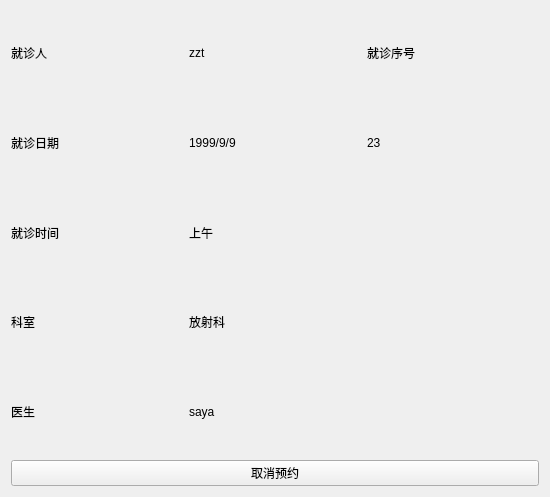
<?xml version="1.0" encoding="UTF-8"?>
<ui version="4.0">
 <class>myAppointment</class>
 <widget class="QWidget" name="myAppointment">
  <property name="geometry">
   <rect>
    <x>0</x>
    <y>0</y>
    <width>550</width>
    <height>497</height>
   </rect>
  </property>
  <property name="windowTitle">
   <string>Form</string>
  </property>
  <layout class="QVBoxLayout" name="verticalLayout">
   <item>
    <layout class="QGridLayout" name="gridLayout">
     <item row="0" column="0">
      <widget class="QLabel" name="label_user_text">
       <property name="text">
        <string>就诊人</string>
       </property>
      </widget>
     </item>
     <item row="0" column="1">
      <widget class="QLabel" name="label_user">
       <property name="text">
        <string>zzt</string>
       </property>
      </widget>
     </item>
     <item row="0" column="2">
      <widget class="QLabel" name="label_id_text">
       <property name="text">
        <string>就诊序号</string>
       </property>
      </widget>
     </item>
     <item row="1" column="0">
      <widget class="QLabel" name="label_date_text">
       <property name="text">
        <string>就诊日期</string>
       </property>
      </widget>
     </item>
     <item row="1" column="1">
      <widget class="QLabel" name="label_date">
       <property name="text">
        <string>1999/9/9</string>
       </property>
      </widget>
     </item>
     <item row="1" column="2">
      <widget class="QLabel" name="label_id">
       <property name="text">
        <string>23</string>
       </property>
      </widget>
     </item>
     <item row="2" column="0">
      <widget class="QLabel" name="label_time_text">
       <property name="text">
        <string>就诊时间</string>
       </property>
      </widget>
     </item>
     <item row="2" column="1">
      <widget class="QLabel" name="label_time">
       <property name="text">
        <string>上午</string>
       </property>
      </widget>
     </item>
     <item row="3" column="0">
      <widget class="QLabel" name="label_depart_text">
       <property name="text">
        <string>科室</string>
       </property>
      </widget>
     </item>
     <item row="3" column="1">
      <widget class="QLabel" name="label_depart">
       <property name="text">
        <string>放射科</string>
       </property>
      </widget>
     </item>
     <item row="4" column="0">
      <widget class="QLabel" name="label_docname_text">
       <property name="text">
        <string>医生</string>
       </property>
      </widget>
     </item>
     <item row="4" column="1">
      <widget class="QLabel" name="label_docname">
       <property name="text">
        <string>saya</string>
       </property>
      </widget>
     </item>
    </layout>
   </item>
   <item>
    <widget class="QPushButton" name="btn_cancel">
     <property name="text">
      <string>取消预约</string>
     </property>
    </widget>
   </item>
  </layout>
 </widget>
 <resources/>
 <connections/>
</ui>
